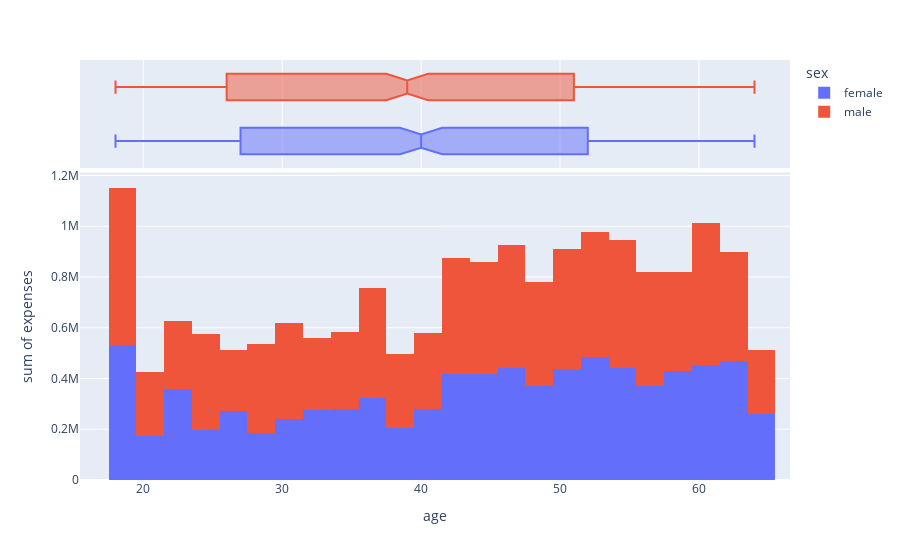

Write notebook code for a chart like this one.
### Code cell


### Figure 1 — Plotly figure (JSON) as saved in the notebook; plotly's stock layout.template omitted (floating-point values rounded to 4 significant figures; data arrays with more than 128 entries replaced by an {"elided": "..."} marker saying what was removed)
{"data": [{"alignmentgroup": "True", "bingroup": "x", "histfunc": "sum", "hovertemplate": "sex=female<br>age=%{x}<br>sum of expenses=%{y}<extra></extra>", "legendgroup": "female", "marker": {"color": "#636efa", "pattern": {"shape": ""}}, "name": "female", "offsetgroup": "female", "orientation": "v", "showlegend": true, "type": "histogram", "x": {"elided": "662 int values"}, "xaxis": "x", "y": {"elided": "662 float values"}, "yaxis": "y"}, {"alignmentgroup": "True", "hovertemplate": "sex=female<br>age=%{x}<extra></extra>", "legendgroup": "female", "marker": {"color": "#636efa"}, "name": "female", "notched": true, "offsetgroup": "female", "showlegend": false, "type": "box", "x": {"elided": "662 int values"}, "xaxis": "x2", "yaxis": "y2"}, {"alignmentgroup": "True", "bingroup": "x", "histfunc": "sum", "hovertemplate": "sex=male<br>age=%{x}<br>sum of expenses=%{y}<extra></extra>", "legendgroup": "male", "marker": {"color": "#EF553B", "pattern": {"shape": ""}}, "name": "male", "offsetgroup": "male", "orientation": "v", "showlegend": true, "type": "histogram", "x": {"elided": "676 int values"}, "xaxis": "x", "y": {"elided": "676 float values"}, "yaxis": "y"}, {"alignmentgroup": "True", "hovertemplate": "sex=male<br>age=%{x}<extra></extra>", "legendgroup": "male", "marker": {"color": "#EF553B"}, "name": "male", "notched": true, "offsetgroup": "male", "showlegend": false, "type": "box", "x": {"elided": "676 int values"}, "xaxis": "x2", "yaxis": "y2"}], "layout": {"barmode": "relative", "legend": {"title": {"text": "sex"}, "tracegroupgap": 0}, "margin": {"t": 60}, "xaxis": {"anchor": "y", "domain": [0, 1], "title": {"text": "age"}}, "xaxis2": {"anchor": "y2", "domain": [0, 1], "matches": "x", "showgrid": true, "showticklabels": false}, "yaxis": {"anchor": "x", "domain": [0, 0.7326], "title": {"text": "sum of expenses"}}, "yaxis2": {"anchor": "x2", "domain": [0.7426, 1], "matches": "y2", "showgrid": false, "showline": false, "showticklabels": false, "ticks": ""}}}
